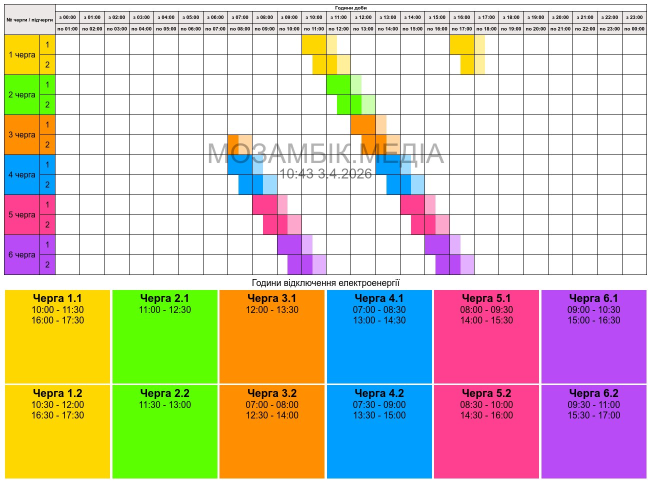
#> input picture photo_2026-04-03_10-46-24.jpg, 1303 x 965 px (shown at 1/2 size)
$ python -i parser.py   (imports and definitions only)
#> lines starting #> are read from the running program, lines starting #| are printed output that depends on the picture; after the words box and inside, x2 and y2 are one past the last pixel; in counts of white or black regions, pixels touching at a corner belong together
import re
import cv2
import numpy as np

from config import QUEUE_LABELS

# Regex for time ranges: handles "10:00 - 11:30", "10.00 — 11.30", etc.
TIME_RANGE_RE = re.compile(
    r"(\d{1,2})[:\.](\d{2})\s*[-\u2013\u2014~]+\s*(\d{1,2})[:\.](\d{2})"
)

# Regex for watermark timestamp: "10:43 3.4.2026"
WATERMARK_RE = re.compile(
    r"(\d{1,2})[:\.](\d{2})\s+(\d{1,2})\.(\d{1,2})\.(\d{4})"
)

# Regex for date-only watermark: "09.04.2026"
DATE_ONLY_RE = re.compile(r"(\d{1,2})\.(\d{1,2})\.(\d{4})")


def parse_schedule_image(image_path: str) -> dict:
    """Parse a schedule image and return structured data.

    Returns:
        {
            "timestamp": "10:43" or None,
            "date": "03.04.2026" or None,
            "schedule": {
                "1.1": [{"start": "10:00", "end": "11:30"}, ...],
                "1.2": [...],
                ...
            }
        }
    """
#> called with image_path = 'photo_2026-04-03_10-46-24.jpg'
    img = cv2.imread(image_path)
#> img is the input picture: shape (965, 1303, 3); mean B, G, R 178.9, 196.6, 206.6
    if img is None:
        raise ValueError(f"Cannot read image: {image_path}")

    watermark_time, watermark_date = _extract_watermark(img)
    boxes = _extract_boxes(img)

    schedule = {}
    for label, box_img in zip(QUEUE_LABELS, boxes):
        time_ranges = _ocr_box(box_img)
        schedule[label] = time_ranges

    return {
        "timestamp": watermark_time,
        "date": watermark_date,
        "schedule": schedule,
    }


def _extract_watermark(img: np.ndarray) -> tuple[str | None, str | None]:
    """Extract timestamp and date from the watermark in the middle of the image."""
    import pytesseract

    h, w = img.shape[:2]
#> h = 965; w = 1303
    # Watermark text sits at the very top of the middle band
    mid_region = img[int(h * 0.35):int(h * 0.40), int(w * 0.2):int(w * 0.8)]
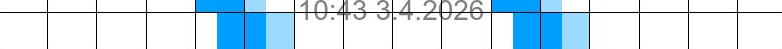
#> mid_region: shape (49, 782, 3); mean B, G, R 241.2, 227.5, 205

    gray = cv2.cvtColor(mid_region, cv2.COLOR_BGR2GRAY)
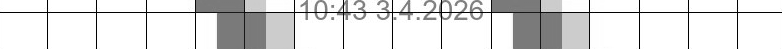
#> gray: shape (49, 782); min 0, max 255, mean 222.3
    for thresh_val in [160, 170, 180, 190, 150, 140]:
        _, binary = cv2.threshold(gray, thresh_val, 255, cv2.THRESH_BINARY_INV)
        scaled = cv2.resize(binary, None, fx=3, fy=3, interpolation=cv2.INTER_CUBIC)
        text = pytesseract.image_to_string(scaled, lang="ukr", config="--psm 7")
        match = WATERMARK_RE.search(text)
        if match:
            hh, mm = match.group(1), match.group(2)
            day, month, year = match.group(3), match.group(4), match.group(5)
            timestamp = f"{int(hh):02d}:{mm}"
            date_str = f"{int(day):02d}.{int(month):02d}.{year}"
            return timestamp, date_str
#> this loop made 1 pass
#> pass 1, in _extract_watermark, `_, binary = cv2.threshold(gray, thresh_val, 255, cv2.THRESH_BINARY_INV)`:
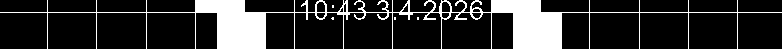
#> binary: shape (49, 782); 18.1% white; 5 white regions (4 under 20 px), largest, box (x1, y1, x2, y2) and area: (0, 0, 782, 49) 6901
#> pass 1, in _extract_watermark, `scaled = cv2.resize(binary, None, fx=3, fy=3, interpolation=cv2.INTER_..`:
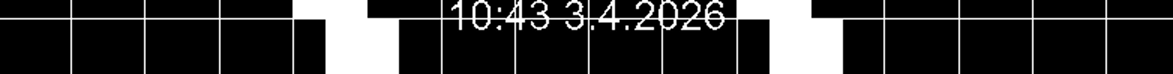
#> scaled: shape (147, 2346) (shown at 1/2 size); min 0, max 255, mean 46.9

    # Fallback: try to extract date only (no timestamp in watermark)
    for thresh_val in [160, 170, 180, 190, 150, 140]:
        _, binary = cv2.threshold(gray, thresh_val, 255, cv2.THRESH_BINARY_INV)
        scaled = cv2.resize(binary, None, fx=3, fy=3, interpolation=cv2.INTER_CUBIC)
        text = pytesseract.image_to_string(scaled, lang="ukr", config="--psm 7")
        match = DATE_ONLY_RE.search(text)
        if match:
            day, month, year = match.group(1), match.group(2), match.group(3)
            date_str = f"{int(day):02d}.{int(month):02d}.{year}"
            return None, date_str

    return None, None


# [124 lines left out: functions _extract_boxes, _fixed_grid_boxes, _ocr_box, _parse_time_ranges, not called in this run]


# [10 lines not run here, left out]

#> (the run stopped early here; a loop or call above may not have finished)

$ run again, on photo_2026-04-08_09-46-05.jpg
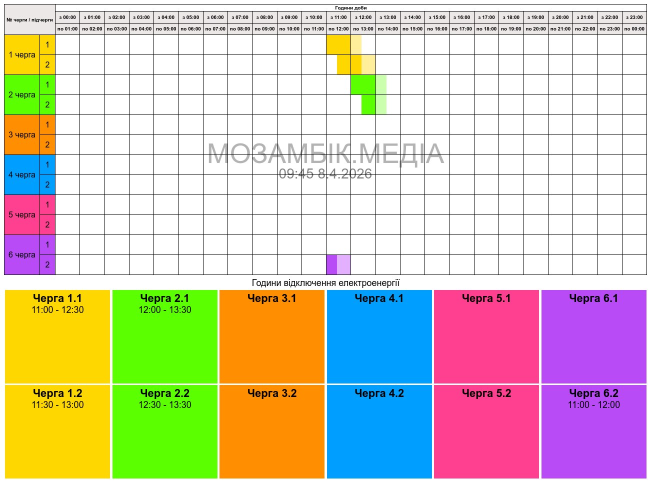
#> input picture photo_2026-04-08_09-46-05.jpg, 1303 x 965 px (shown at 1/2 size)
#> in parse_schedule_image, img is the input picture: shape (965, 1303, 3); mean B, G, R 182.3, 201, 209.7
#> the loop in _extract_watermark, `for thresh_val in [160, 170, 180, 190, 150, 140]:` made 1 pass
#> pass 1, in _extract_watermark, `_, binary = cv2.threshold(gray, thresh_val, 255, cv2.THRESH_BINARY_INV)`:
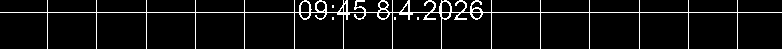
#> binary: shape (49, 782); 6.2% white in thin lines or dots
#> pass 1, in _extract_watermark, `scaled = cv2.resize(binary, None, fx=3, fy=3, interpolation=cv2.INTER_..`:
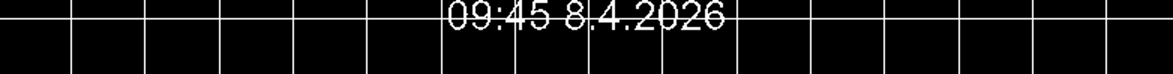
#> scaled: shape (147, 2346) (shown at 1/2 size); min 0, max 255, mean 16.8
